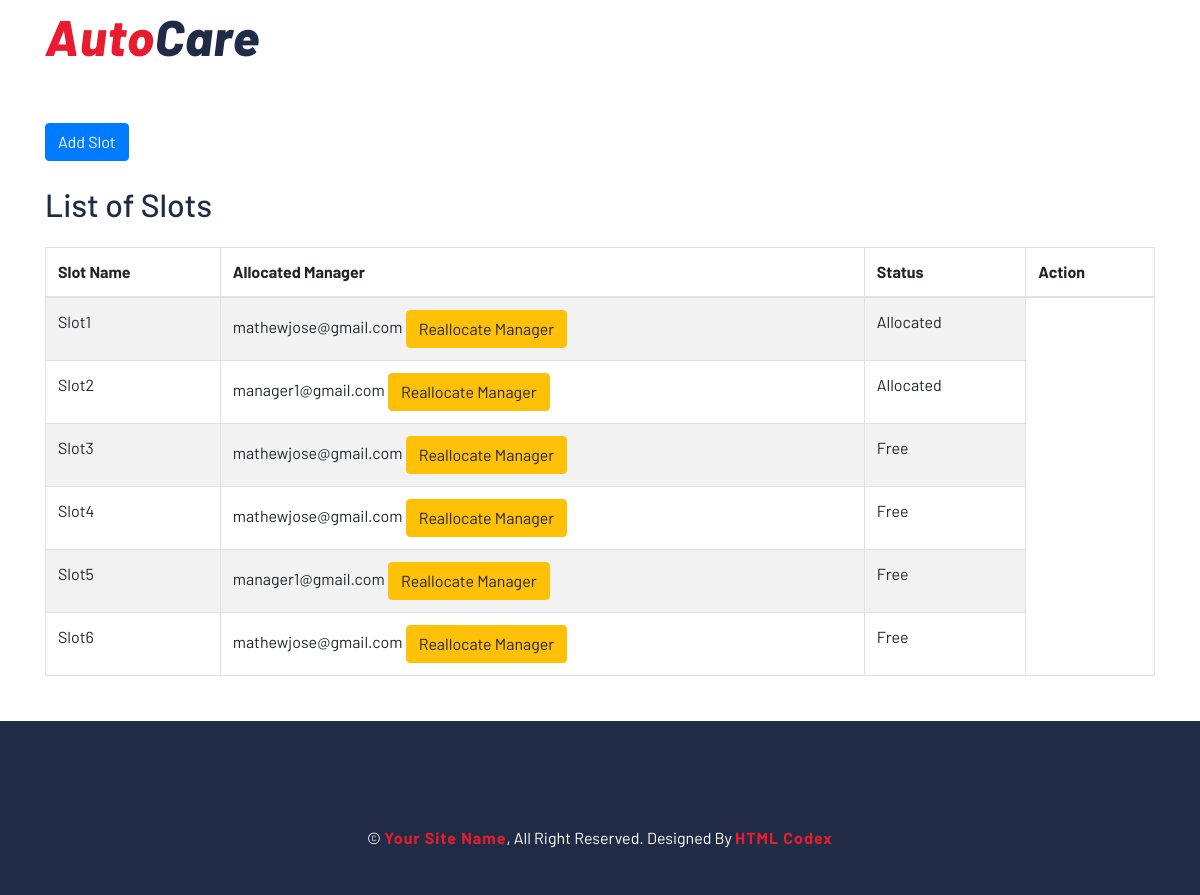
Page /cst_admin/slots/ on the committed database.
### autocareweb/models.py (models this page shows, shortened)
class Slot(models.Model):
    slotname = models.CharField(max_length=100)
    mechanic = models.ForeignKey(CustomUser, limit_choices_to={'role': 'mechanic'}, on_delete=models.CASCADE, null=True, blank=True)
    status = models.CharField(max_length=10, choices=SlotStatus.choices, default=SlotStatus.FREE)
    slug = models.SlugField(unique=True, blank=True)

class AllocatedManager(models.Model):
    manager = models.ForeignKey(
        CustomUser,
        limit_choices_to={'role': UserRole.SERVICE_MANAGER},
        on_delete=models.CASCADE
    )
    slot = models.ForeignKey(
        Slot,
        on_delete=models.CASCADE
    )

class CustomUser(AbstractBaseUser, PermissionsMixin):
    email = models.EmailField(unique=True)
    role = models.CharField(max_length=20, choices=UserRole.choices, default=UserRole.CUSTOMER)
    is_active = models.BooleanField(default=True)
    is_staff = models.BooleanField(default=False)
    objects = CustomUserManager()
    USERNAME_FIELD = 'email'
    REQUIRED_FIELDS = []
    def __str__(self):
        return self.email

### autocareweb/views.py (the view)
def slot_list(request):
    slots = Slot.objects.all()
    form = ManagerAllocationForm()
    context = {
        'slots': slots,
        'form': form
    }
    return render(request, 'admin/slot_list.html', context)

### templates/admin/slot_list.html (shortened to what this page needs)
{% extends 'partials/baseadmin.html' %}
{%block content%}
    {% load static %}
    <div class="container mt-5">
        <div class="d-flex justify-content-between align-items-center mb-4">
            <a href="{% url 'addslot' %}" class="btn btn-primary">Add Slot</a>
        </div>
        <h2 class="mb-4">List of Slots</h2>
        <table id="slotsTable" class="table table-striped table-bordered">
            <thead>
                <tr>
                    <th>Slot Name</th>
                    <th>Allocated Manager</th>
                    <th>Status</th>
                    <th>Action</th>
                </tr>
            </thead>
            <tbody>
                {% for slot in slots %}
                <tr>
                    <td>{{ slot.slotname }}</td>
                    <td>
                        {% if slot.allocatedmanager_set.first %}
                            {{ slot.allocatedmanager_set.first.manager.email }}
                            <button class="btn btn-warning" data-toggle="modal" data-target="#reallocateModal{{ slot.slug }}">Reallocate Manager</button>
                        {% else %}
                            No manager allocated
                            <button class="btn btn-primary" data-toggle="modal" data-target="#allocateModal{{ slot.slug }}">Add Manager</button>
                        {% endif %}
                    </td>
                    <td>{{ slot.get_status_display }}</td>
                </tr>
                {% empty %}
                <tr>
                    <td colspan="4" class="text-center">No slots available.</td>
                </tr>
                {% endfor %}
            </tbody>
        </table>
    </div>
    <link rel="stylesheet" href="https://cdn.datatables.net/1.12.1/css/jquery.dataTables.min.css">
{%endblock%}

### static/css/style.css (style rules this page uses)
body { color: #444444; font-weight: 400; background: #ffffff; font-family: 'Barlow', sans-serif; }
h1, h2, h3, h4, h5, h6 { color: #202C45; }
a { color: #202C45; transition: .3s; }

### rows in the picture
Slot: slotname "Slot1", allocatedmanager_set.first.manager.email "mathewjose@gmail.com", status "Allocated"
Slot: slotname "Slot2", allocatedmanager_set.first.manager.email "manager1@gmail.com", status "Allocated"
Slot: slotname "Slot3", allocatedmanager_set.first.manager.email "mathewjose@gmail.com", status "Free"
Slot: slotname "Slot4", allocatedmanager_set.first.manager.email "mathewjose@gmail.com", status "Free"
Slot: slotname "Slot5", allocatedmanager_set.first.manager.email "manager1@gmail.com", status "Free"
Slot: slotname "Slot6", allocatedmanager_set.first.manager.email "mathewjose@gmail.com", status "Free"
